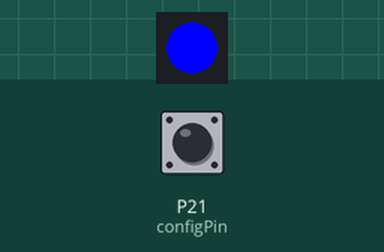
Bench run of a program on a simulated Pycom board running MicroPython. On the bench: 1 RGB LEDs in strip order, left to right. The test bench sets the inputs (shaded band); at power-on: P21 (configPin) HIGH. Deep sleep restarts the program when it ends; library files of the repository ran but are not shown: 1 file(s); what the program prints to the serial console is not drawn.

Above: at 0.1 s.
At 3.9 s:
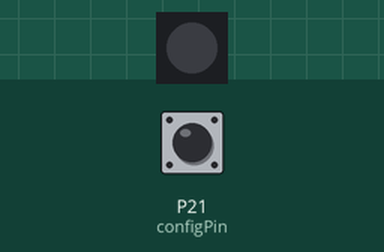
At 7.7 s:
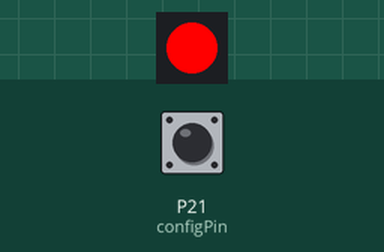
Timing chart, 0 to 11.9 s (numbered marks = the images above):
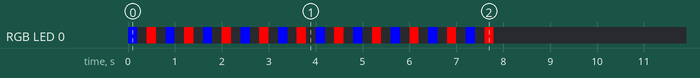

Measured:
- by itself, RGB LED 0: off → RGB(0, 0, 255) at 0.00 s, → off 0.20 s later, → RGB(255, 0, 0) 0.20 s later, → off 0.20 s later, … (290 changes in this stretch)
- by itself, everything shown: repeats every 18.3 s, in 40 steps

The program:

main.py
```python
import machine
from machine import Pin
import pycom
from utime import sleep

# Config pin:
configPin = Pin('P21', Pin.IN, Pin.PULL_UP)

pycom.heartbeat(False)

if machine.reset_cause() == machine.DEEPSLEEP_RESET:
    print('Woke from a deep sleep')
else:
    print('Power on or hard reset')

# Check for config mode:
configPin()

if configPin():
    # Do something

    for i in range(0, 10):
        pycom.rgbled(0x0000FF)
        sleep(0.2)
        pycom.rgbled(0x000000)
        sleep(0.2)
        pycom.rgbled(0xFF0000)
        sleep(0.2)
        pycom.rgbled(0x000000)
        sleep(0.2)

        # Go to sleep for 10 seconds

    machine.deepsleep(10000)

print('Config Mode')
```
